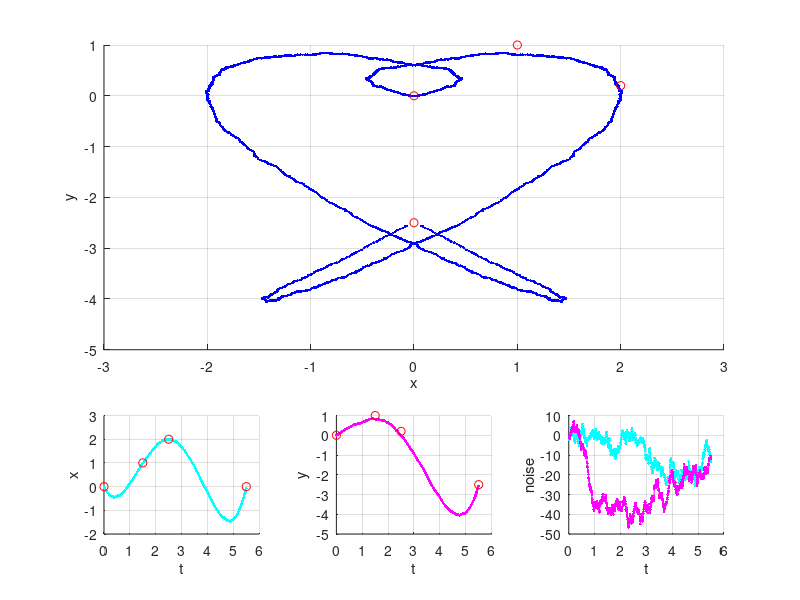

Here is the MATLAB script that generated this plot:
clear;

%common parameter
t=[0.0...
   1.5 ...
   2.5 ...
   5.5];

x=[0.0 ...
   1.0 ...
   2.0 ...
   0.0];

y=[0.0 ...
   1.0 ...
   0.2 ...
  -2.5];

%restrictions for x

Ax=vander(t);%the coordinate value requirements
Ax=Ax(:,end:-1:1);%reverse the order to agree on our formulation
Ax(:,end+1)=[t'].^4;%adding to complete 4th order case

t0=t(3);%at t2...
Ax(end+1,:)=[0 1 2*t0 3*t0^2 4*t0^3];%...extremity required
bx=[x';0];

%restrictions for y

Ay=vander(t);%the coordinate value requirements
Ay=Ay(:,end:-1:1);%reverse the order to agree on our formulation
Ay(:,end+1)=[t'].^4;%adding to complete 4th order case

t0=t(2);%at t1...
Ay(end+1,:)=[0 1 2*t0 3*t0^2 4*t0^3];%...extremity required
by=[y';0];

%solving for parameters
px=Ax\bx;
py=Ay\by;

N=10^3;
tplot=linspace(min(t),max(t),N);
xplot=polyval(px(end:-1:1),tplot);
yplot=polyval(py(end:-1:1),tplot);
%noise
noisex=cumsum(randn(size(xplot)));
xplot=xplot+0.005*noisex;
noisey=cumsum(randn(size(yplot)));
yplot=yplot+0.005*noisey;

Xplot=polyval(px(end:-1:1),t);
Yplot=polyval(py(end:-1:1),t);

%plotting
figure(1);
clf;

vert=3;
horz=3;

subplot(vert,horz,[1:6]);
hold on;
plot(xplot,yplot,'b.-');
plot(-xplot,yplot,'b.-');
plot(Xplot,Yplot,'ro');
grid on;
xlabel('x');
ylabel('y');
%axis([-x(3) x(3) 1.2*y(4) y(2)]);

subplot(vert,horz,[7]);
hold on;
plot(tplot,xplot,'c.-');
plot(t,Xplot,'ro');
grid on;
xlabel('t');
ylabel('x');

subplot(vert,horz,[8]);
hold on;
plot(tplot,yplot,'m.-');
plot(t,Yplot,'ro');
grid on;
xlabel('t');
ylabel('y');

subplot(vert,horz,[9]);
hold on;
plot(tplot,noisex,'c.-');
plot(tplot,noisey,'m.-');
grid on;
xlabel('t');
ylabel('noise');